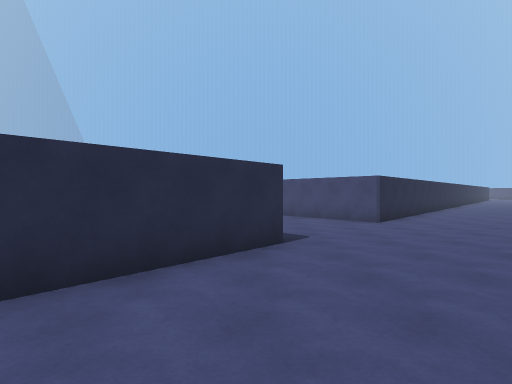
[1] (above)

19 first-person views from a walk through a scene from a Unity 3-D project. The camera is 1.5 m above the floor, looks level and sees 75° across. The floor is counted in squares, 2 m on a side. Each view is taken from the middle of a square. On the plan, view 1 faces up. The plan holds only what a view shows up to about 11 squares ahead; the rest is blank. The place goes on beyond the plan. The player is left out. Some animated figures are left out.

[2]
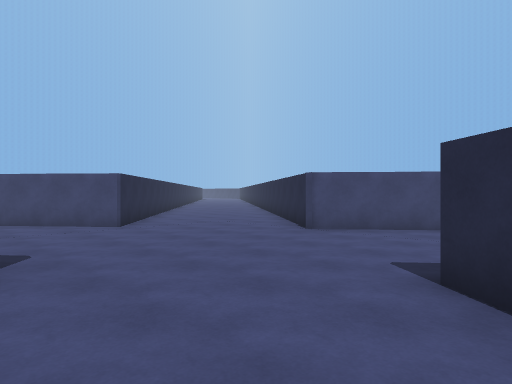

[3]
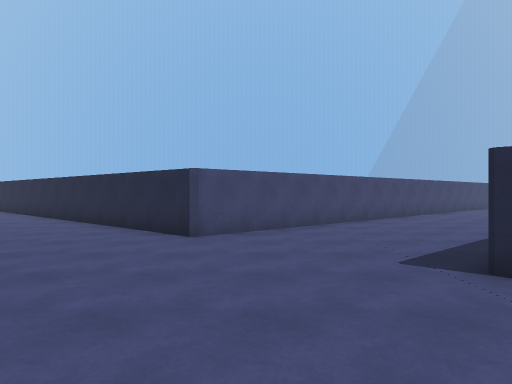

[4]
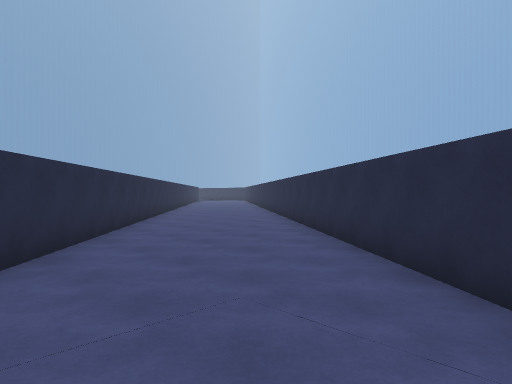

[5]
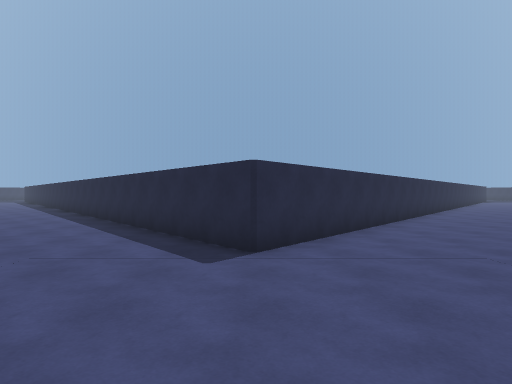

[6]
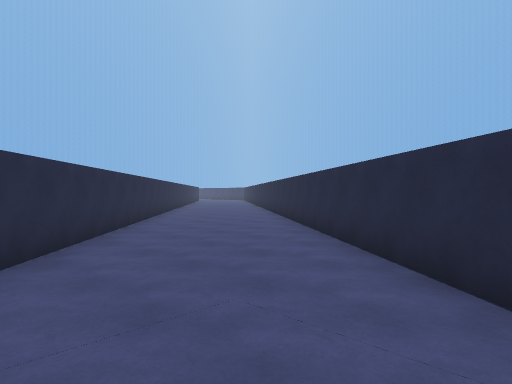

[7]
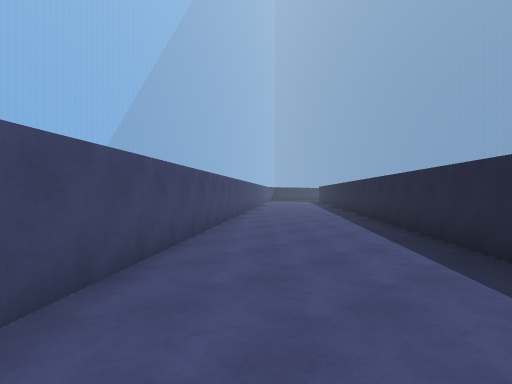

[8]
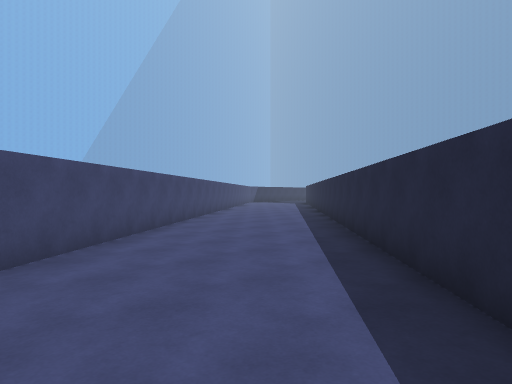

[9]
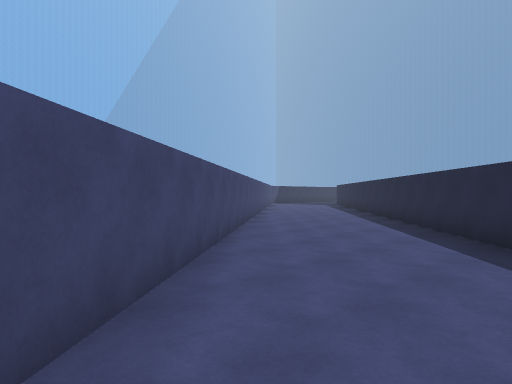

[10]
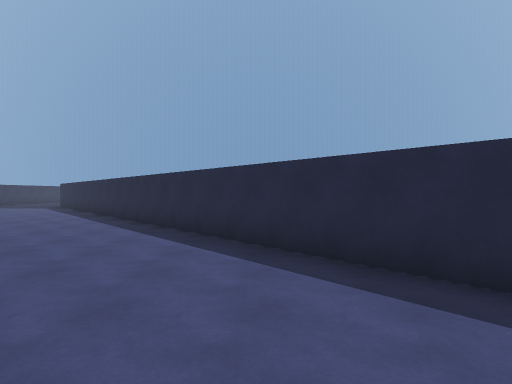

[11]
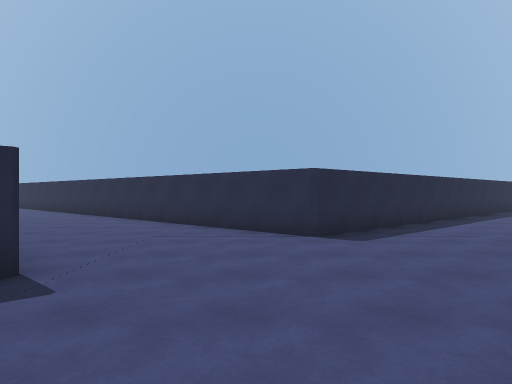

[12]
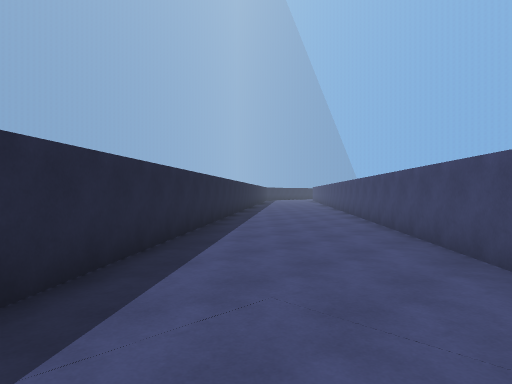

[13]
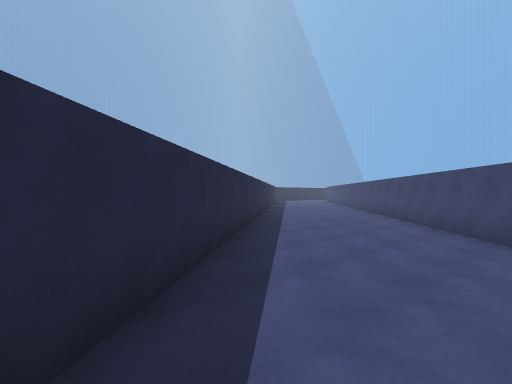

[14]
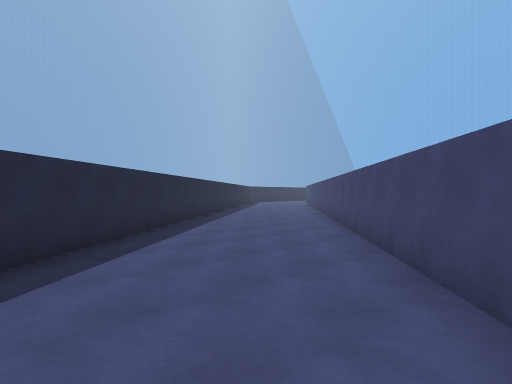

[15]
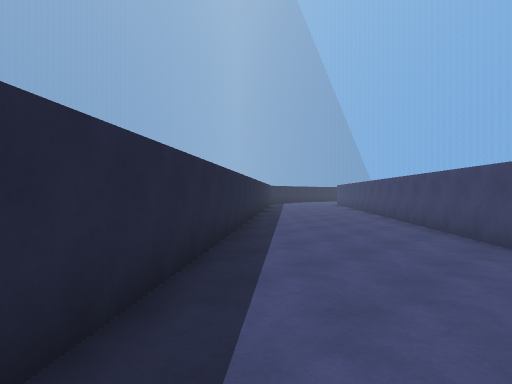

[16]
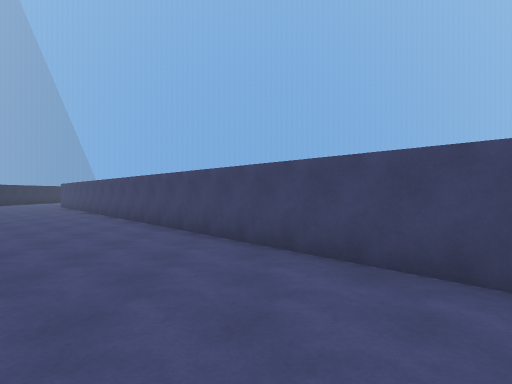

[17]
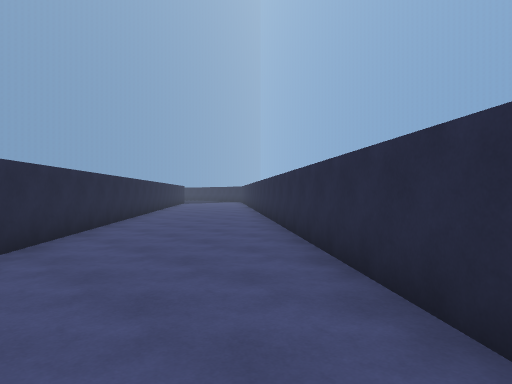

[18]
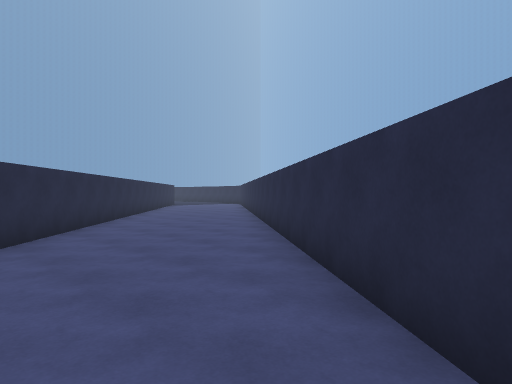

[19]
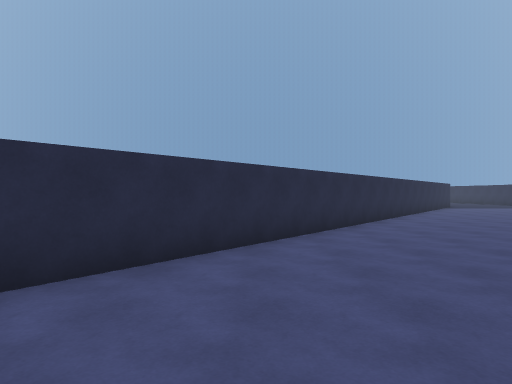

### Floor plan
Points are (right, up) in squares from view 1. A wall is a line through its corners. A room is listed if a view was taken in it or the views show most of it. See-through windows are left out.
Room 1 (views 1, 2, 17, 18, 19)
walls: (-1.9, -4) (2.2, 0.9); (-1.9, 2.1) (-6, -2.8)
ways out: opening at (0, 2) to room 2; opening at (-4, -3)
Room 2 (views 3, 4, 5, 6, 11, 12, 13)
walls: (3, 8.1) (2.2, 9.1); (2.2, 0.9) (3, 1.9) (3.8, 0.9); (-1.1, 6.9) (0.5, 5) (-1.9, 2.1); (7.2, 3.1) (5.6, 5) (7.2, 6.9)
ways out: opening at (0, 2) to room 1; opening at (5.5, 1.5) to room 3; opening at (0.5, 7.5) to room 4; opening at (5, 8)
Room 3 (views 7, 8, 9, 10)
walls: (12.1, -2.8) (7.2, 3.1); (3.8, 0.9) (8.8, -5.2)
ways out: opening at (5.5, 1.5) to room 2; opening at (10.5, -4.5)
Room 4 (views 14, 15, 16)
walls: (-6, 12.8) (-1.1, 6.9); (2.2, 9.1) (-2.8, 15.2)
ways out: opening at (0.5, 7.5) to room 2; opening at (-4.5, 13.5)

Positions as (right, up) in squares from view 1, and headings:
1: (0, 0), facing up
2: (0, 1), facing up-right
3: (0, 4), facing right
4: (2, 4), facing down-left
5: (3, 6), facing down
6: (4, 6), facing up-right
7: (6, 2), facing down-right
8: (7, -1), facing down-right
9: (10, -2), facing down-right
10: (11, -3), facing down
11: (6, 4), facing left
12: (2, 6), facing up-left
13: (0, 7), facing up-left
14: (-1, 11), facing up-left
15: (-4, 12), facing up-left
16: (-5, 13), facing up
17: (-2, 0), facing down-left
18: (-4, -2), facing down-left
19: (-5, -3), facing down
